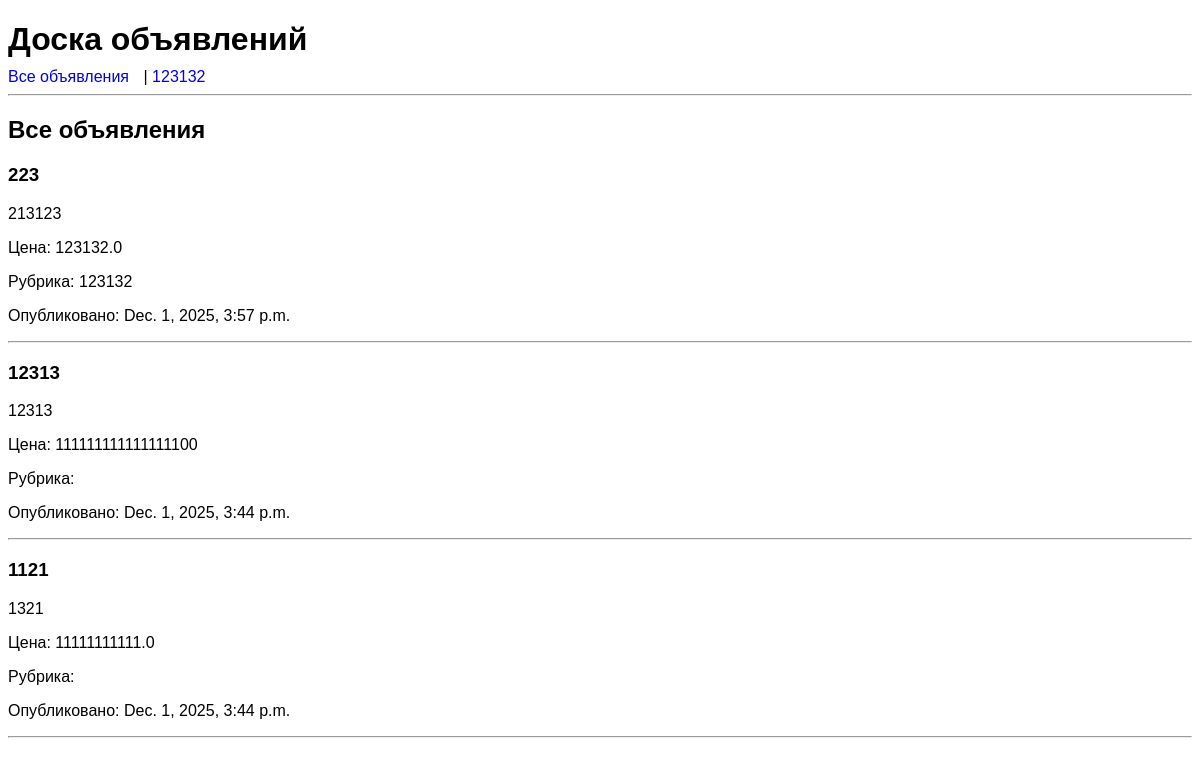
Before: / with the older database file.
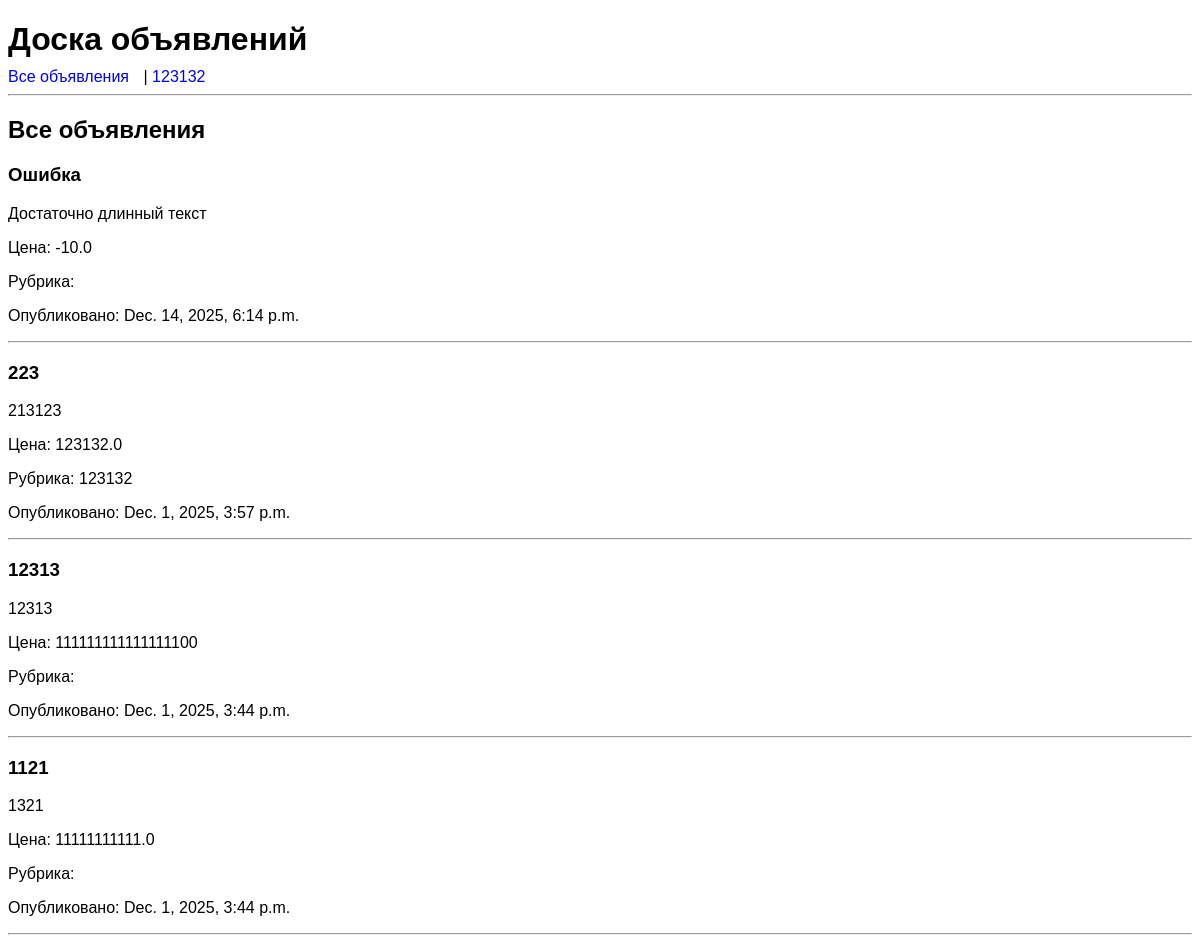
After: the same page with the newer database file.
### bboard/models.py (models this page shows, shortened)
class Rubric(models.Model):
    name = models.CharField(
        max_length=20,
        db_index=True,
        verbose_name='Название рубрики'
    )
    class Meta:
        verbose_name = 'Рубрика'
        verbose_name_plural = 'Рубрики'
        ordering = ['name']

class Bb(models.Model):
    title = models.CharField(
        max_length=50,
        validators=[validate_no_bad_words],
        verbose_name='Заголовок'
    )
    content = models.TextField(
        validators=[validate_min_length_10],
        verbose_name='Описание'
    )
    price = models.FloatField(
        validators=[validate_positive_price],
        verbose_name='Цена'
    )
    published = models.DateTimeField(
        auto_now_add=True,
        db_index=True,
        verbose_name='Опубликовано'
    )
    rubric = models.ForeignKey(
        Rubric,
        on_delete=models.PROTECT,
        null=True,
        verbose_name='Рубрика'
    )
    author = models.ForeignKey(
        User,
        on_delete=models.CASCADE,
        null=True,
        blank=True,
        related_name='bbs',
        verbose_name='Автор'
    )
    tags = models.ManyToManyField(
        Tag,
        blank=True,
        related_name='bbs',
        verbose_name='Теги'
    )
    constraints = [
        models.CheckConstraint(
            check=models.Q(price__gte=0),
            name='price_non_negative'
        )
    ]
    objects = models.Manager()  # стандартный менеджер
    published_objects = PublishedBbManager()
    class Meta:
        verbose_name = 'Объявление'
        verbose_name_plural = 'Объявления'
        ordering = ['-published']

### bboard/views.py (the view)
# urls.py: path('', index, name='index'),
def index(request):
    bbs = Bb.objects.all()
    rubrics = Rubric.objects.all()
    context = {'bbs': bbs, 'rubrics': rubrics}
    return render(request, 'bboard/index.html', context)

### bboard/templates/bboard/index.html (shortened to what this page needs)
{% extends 'bboard/base.html' %}
{% block content %}
<h2>Все объявления</h2>
{% for bb in bbs %}
    <div>
        <h3>{{ bb.title }}</h3>
        <p>{{ bb.content }}</p>
        <p>Цена: {{ bb.price }}</p>
        <p>Рубрика: {{ bb.rubric.name }}</p>
        <p>Опубликовано: {{ bb.published }}</p>
        <hr>
    </div>
{% empty %}
    <p>Пока нет объявлений.</p>
{% endfor %}
{% endblock %}

### bboard/templates/bboard/base.html (shortened to what this page needs)
{% load static %}
<!DOCTYPE html>
<html>
<head>
    <link rel="stylesheet" href="{% static 'bboard/style.css' %}">
</head>
<body>
<h1>Доска объявлений</h1>
<nav>
    <a href="{% url 'index' %}">Все объявления</a> |
    {% for rubric in rubrics %}
        <a href="{% url 'by_rubric' rubric.pk %}">
            {{ rubric.name }}
        </a>{% if not forloop.last %} | {% endif %}
    {% endfor %}
</nav>
<hr>
{% block content %}{% endblock %}
</body>
</html>

### bboard/templates/bboard/style.css (style rules this page uses)
body { font-family: Arial, sans-serif; }
h1 { margin-bottom: 10px; }
nav a { text-decoration: none; margin-right: 10px; }
div { margin-bottom: 10px; }

Changed rows visible on the page:
added Bb: title "Ошибка", content "Достаточно длинный текст", price "-10.0", published "Dec. 14, 2025, 6:14 p.m."
